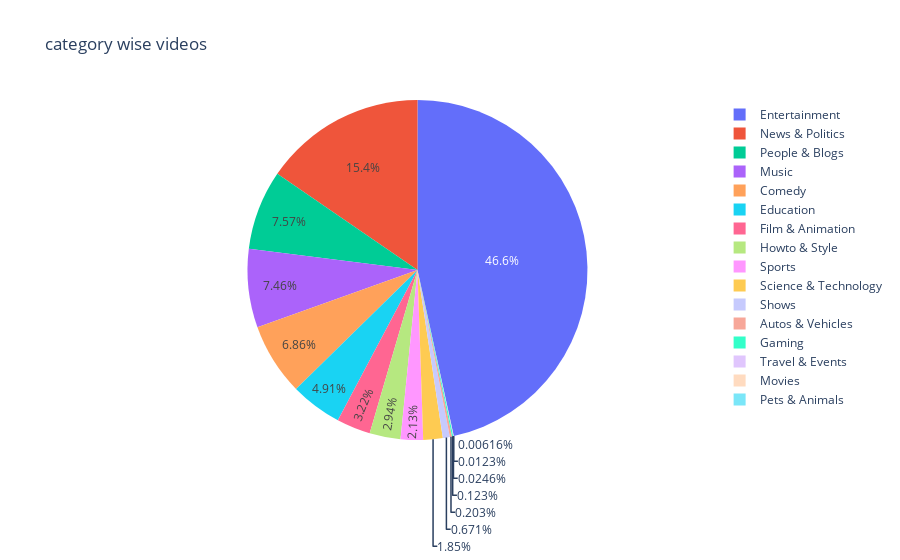

The code cell stored with this chart in its notebook:
### Markdown cell above
#### Data Visualization

### Code cell
import plotly.express as px
from plotly.offline import iplot

fig = px.pie(merged_df, names='category_name', title='category wise videos')
iplot(fig)

### Figure 1 — Plotly figure (JSON) as saved in the notebook; plotly's stock layout.template omitted (floating-point values rounded to 4 significant figures; data arrays with more than 128 entries replaced by an {"elided": "..."} marker saying what was removed)
{"data": [{"domain": {"x": [0, 1], "y": [0, 1]}, "hovertemplate": "category_name=%{label}<extra></extra>", "labels": {"elided": "16238 str values"}, "legendgroup": "", "name": "", "showlegend": true, "type": "pie"}], "layout": {"legend": {"tracegroupgap": 0}, "title": {"text": "category wise videos"}}}
